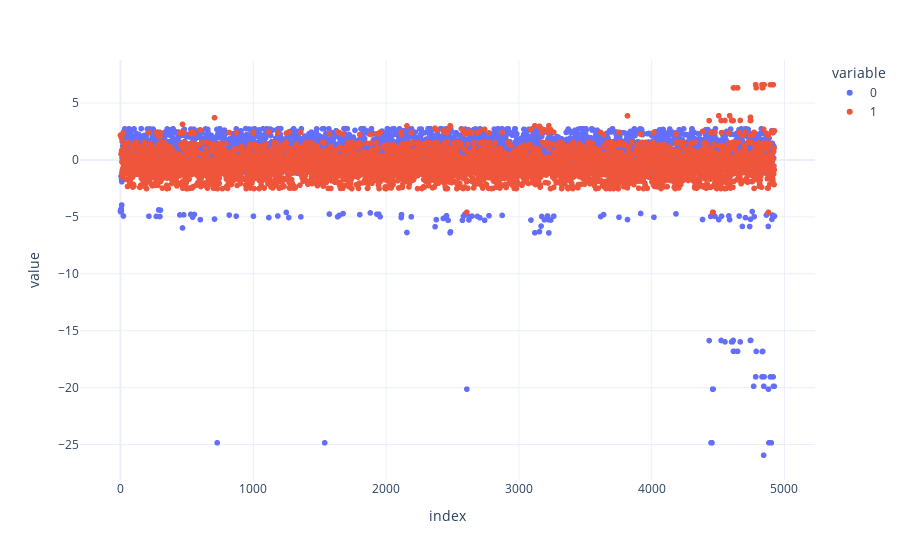

This figure's notebook cell:
### Code cell
import plotly.express as px
import plotly.io as pio
pio.templates.default = "plotly_white"
px.scatter(X_embedded)

### Figure 1 — Plotly figure (JSON) as saved in the notebook; plotly's stock layout.template omitted (floating-point values rounded to 4 significant figures; data arrays with more than 128 entries replaced by an {"elided": "..."} marker saying what was removed)
{"data": [{"hovertemplate": "variable=0<br>index=%{x}<br>value=%{y}<extra></extra>", "legendgroup": "0", "marker": {"color": "#636efa", "symbol": "circle"}, "mode": "markers", "name": "0", "showlegend": true, "type": "scattergl", "x": {"elided": "4926 int values"}, "xaxis": "x", "y": {"elided": "4926 float values"}, "yaxis": "y"}, {"hovertemplate": "variable=1<br>index=%{x}<br>value=%{y}<extra></extra>", "legendgroup": "1", "marker": {"color": "#EF553B", "symbol": "circle"}, "mode": "markers", "name": "1", "showlegend": true, "type": "scattergl", "x": {"elided": "4926 int values"}, "xaxis": "x", "y": {"elided": "4926 float values"}, "yaxis": "y"}], "layout": {"legend": {"title": {"text": "variable"}, "tracegroupgap": 0}, "margin": {"t": 60}, "xaxis": {"anchor": "y", "domain": [0, 1], "title": {"text": "index"}}, "yaxis": {"anchor": "x", "domain": [0, 1], "title": {"text": "value"}}}}
